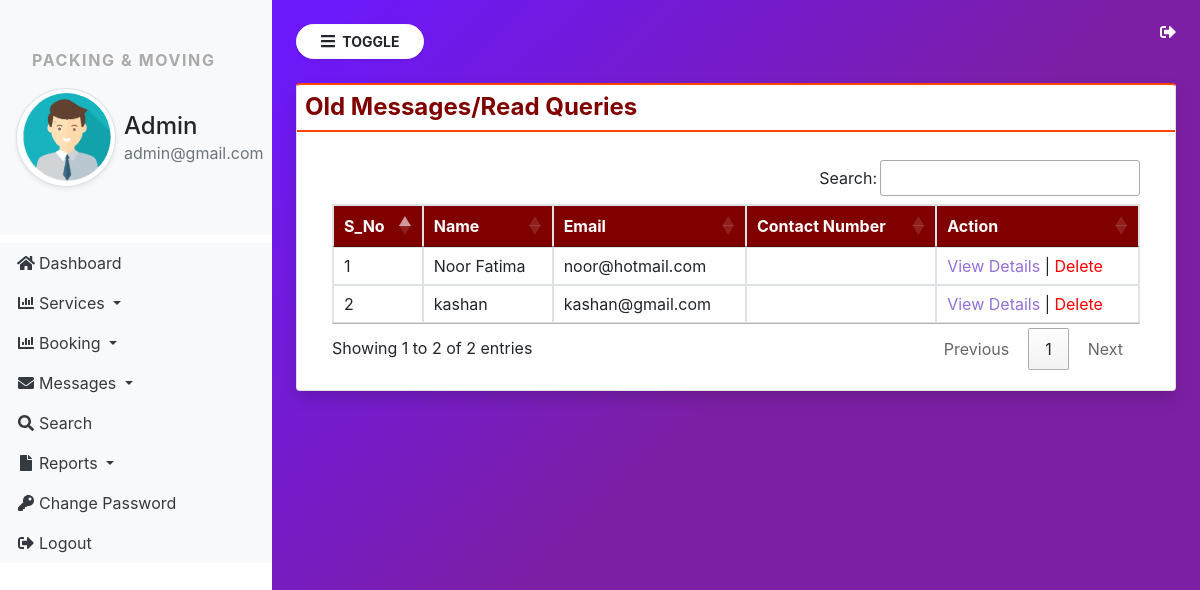
Screenshot of /old_messages (signed in) with the database file from the repository.
### mpmanagement/models.py (models this page shows, shortened)
class Contact(models.Model):
    name = models.CharField(max_length=100, null=True)
    subject = models.CharField(max_length=100, null=True)
    email = models.CharField(max_length=200, null=True)
    message = models.CharField(max_length=5000, null=True)
    number = models.CharField(max_length=30,null=True)
    msg_date = models.DateField(null=True)
    is_read = models.CharField(max_length=10, null=True)

### mpmanagement/views.py (the view)
# urls.py: path('old_messages', old_messages, name="old_messages"),
def old_messages(request):
    if not request.user.is_authenticated:
        return redirect('admin_login')
    messages = Contact.objects.filter(is_read="yes")
    return render(request,'old_messages.html',locals())

### mpmanagement/templates/old_messages.html
{% extends 'admin_navigation.html' %}
{% block content %}
<div class="card shadow" style="border-top: 2px solid orangered;">
            <h4 class="p-2 font-weight-bold " style="border-bottom: 2px solid orangered; color: maroon;"> Old Messages/Read Queries </h4>
            <div class="card-body">
                <div class="container-fluid">
                     <table class="table table-bordered table-hover" id="example">
                         <thead style="background-color: maroon; color: white;">
                             <tr>
                                 <th>S_No</th>
                                 <th>Name</th>
                                 <th>Email</th>
                                 <th>Contact Number</th>
                                 <th>Action</th>
                             </tr>
                         </thead>
                         <tbody>
                             {% for i in messages %}
                             <tr>
                                 <td>{{forloop.counter}}</td>
                                 <td>{{i.name}}</td>
                                 <td>{{i.email}}</td>
                                 <td>{{i.mobile}}</td>
                                 <td><a href="{% url 'view_messagesdetail' i.id %}" style="color: mediumpurple;">View Details</a>
                                    | <a href="{% url 'delete_message' i.id %}" style="color: red;" onclick="return confirm('Are you sure ? Want to delete this message')">Delete</a>
                                 </td>
                             </tr>
                             {% endfor %}
                         </tbody>
                     </table>
                </div>
            </div>
        </div>
{% endblock %}

### mpmanagement/templates/admin_navigation.html (shortened to what this page needs)
{% load static %}
<html>
<head>
        <link rel="stylesheet" href="https://cdn.jsdelivr.net/npm/bootstrap@4.6.1/dist/css/bootstrap.min.css">
    <link rel="stylesheet" href="https://cdnjs.cloudflare.com/ajax/libs/font-awesome/4.7.0/css/font-awesome.min.css">
        <link rel="stylesheet" href="{% static 'css/sidebar.css' %}" type="text/css">
            <link rel = "stylesheet" href = "//cdn.datatables.net/1.11.3/css/jquery.dataTables.min.css">
            <link rel = "stylesheet" href = "//cdn.datatables.net/buttons/2.1.0/css/buttons.dataTables.min.css">
</head>
<body>
    <div class="bg-white vertical-nav" id="sidebar">
        <div class="py-5 px-3 bg-light mb-2">
            <p class="font-weight-bold text-uppercase px-3 sidebar-title" style="font-weight: bold;">Packing & Moving</p>
            <div class="media d-flex align-item-center">
                <img src="{% static 'images/img1.png' %}" width="100px" height="80px" class="rounded-circle img-thumbnail shadow-sm">
                <div class="media-body mx-2">
                    <h4 class=" mb-0 mt-4">Admin</h4>
                    <p class="text-muted mb-0">{{request.user.email}}</p>
                </div>
            </div>
        </div>
        <ul class="nav flex-column bg-white">
           <li class="nav-item">
               <a href="{% url 'admin_home'%}" class="nav-link text-dark bg-light">
                   <i class="fa fa-home fa-fw text primary" style="margin-right: 3px;"></i>Dashboard
               </a>
           </li>
           <li class="nav-item dropdown">
            <a href="#" class="nav-link dropdown-toggle text-dark bg-light" id="navbardrop" data-toggle="dropdown">
                <i class="fas fa-chart-bar fa-fw text primary" style="margin-right: 3px;"></i>Services
            </a>
        </li>
        <li class="nav-item dropdown">
            <a href="#" class="nav-link dropdown-toggle text-dark bg-light" id="navbardrop" data-toggle="dropdown">
                <i class="fas fa-chart-bar fa-fw text primary" style="margin-right: 3px;"></i>Booking
            </a>
        </li>
        <li class="nav-item dropdown">
            <a href="#" class="nav-link dropdown-toggle text-dark bg-light" id="navbardrop" data-toggle="dropdown">
                <i class="fas fa-envelope fa-fw text primary" style="margin-right: 3px;" ></i>Messages
            </a>
        </li>
        <li class="nav-item">
            <a href="{% url 'search'%}" class="nav-link text-dark bg-light">
                <i class="fas fa-search fa-fw text primary" style="margin-right: 3px;"></i>Search
            </a>
        </li>
        <li class="nav-item dropdown">
            <a href="#" class="nav-link dropdown-toggle text-dark bg-light" id="navbardrop" data-toggle="dropdown">
                <i class="fas fa-file fa-fw text primary" style="margin-right: 3px;" ></i>Reports
            </a>
        </li>
        <li class="nav-item">
            <a href="{% url 'change_password'%}" class="nav-link text-dark bg-light">
                <i class="fa fa-key fa-fw text primary" style="margin-right: 3px;"></i>Change Password
            </a>
        </li>
        <li class="nav-item">
            <a href="{% url 'logout'%}" class="nav-link text-dark bg-light">
                <i class="fa fa-sign-out-alt fa-fw text primary" style="margin-right: 3px;"></i>Logout
            </a>
        </li>
        </ul>
    </div>
     <div class="page-content p-4" id="content">
         <a href="{% url 'logout' %}" title="logout" class="text-white float-right"><i class="fa fa-sign-out-alt"></i></a>
        <button id="sidebarCollapse" type="button" class="btn btn-light bg-white rounded-pill shadow-sm px-4 mb-4">
            <i class="fas fa-bars" style="margin-right: 4;"></i><small class="text-uppercase" style="font-weight: bold;">
                Toggle</small></button>
                {% block content %}
                {% endblock %}
     </div>
</body>
</html>

### mpmanagement/static/css/sidebar.css (style rules this page uses)
.sidebar-title { letter-spacing: 0.1em; color: #aaa; }
body { background-image: linear-gradient(135.9deg,rgba(109,25,252,1) 16.4%,rgba(125,31,165,1) 56.1%); min-height: 100vh; }
.vertical-nav { min-width: 17rem; width: 17rem; height: 100vh; position: fixed; top: 0; left: 0; transition: all 0.4s; }
.page-content { width: calc(100%-17rem); margin-left: 17rem; transition: all 0.4s; }

### rows the page displays
Contact: name "Noor Fatima", email "noor@hotmail.com"
Contact: name "kashan", email "kashan@gmail.com"

### other values shown
{{ request.user.email }} "admin@gmail.com"
